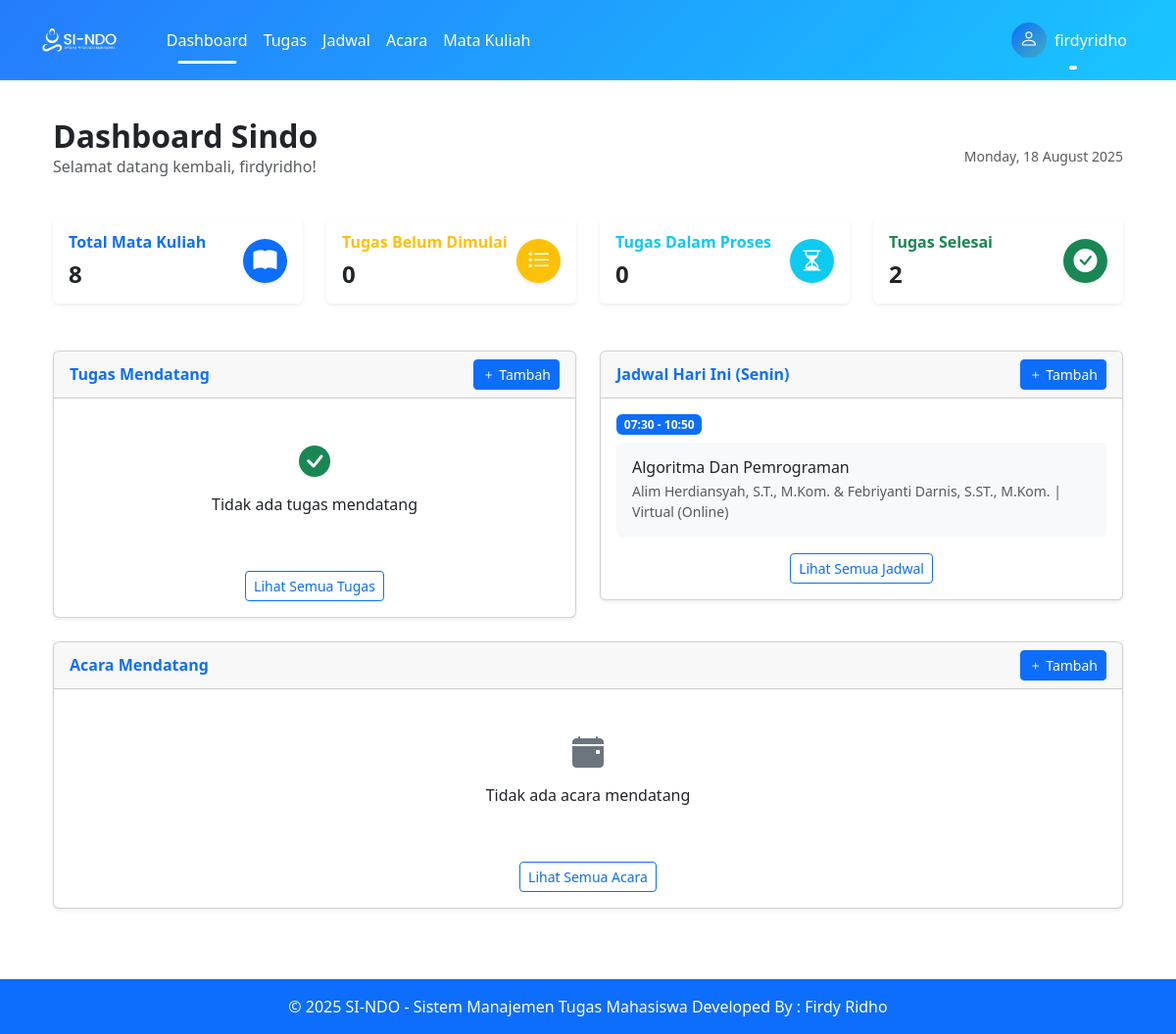
/pages/dashboard.php (signed in), run on the app's committed database.
### tables this page shows
CREATE TABLE `users` (
  `id` int(11) NOT NULL,
  `username` varchar(50) NOT NULL,
  `password` varchar(255) NOT NULL,
  `nama_lengkap` varchar(100) NOT NULL,
  `nim` varchar(20) DEFAULT NULL,
  `prodi` varchar(50) DEFAULT NULL,
  `fakultas` varchar(50) DEFAULT NULL,
  `semester` int(2) DEFAULT NULL,
  `email` varchar(100) NOT NULL,
  `created_at` timestamp NOT NULL DEFAULT current_timestamp()
);

CREATE TABLE `jadwal_kuliah` (
  `id` int(11) NOT NULL,
  `mk_id` int(11) NOT NULL,
  `hari` enum('Senin','Selasa','Rabu','Kamis','Jumat','Sabtu','Minggu') NOT NULL,
  `jam_mulai` time NOT NULL,
  `jam_selesai` time NOT NULL
);

CREATE TABLE `mata_kuliah` (
  `id` int(11) NOT NULL,
  `kode_mk` varchar(20) NOT NULL,
  `nama_mk` varchar(100) NOT NULL,
  `sks` int(11) NOT NULL,
  `dosen` varchar(100) NOT NULL,
  `ruangan` varchar(20) DEFAULT NULL,
  `user_id` int(11) NOT NULL
);

### includes/auth.php (called while the page is built, shortened)
<?php
function getUserData($pdo, $user_id) {
    $stmt = $pdo->prepare("SELECT * FROM users WHERE id = ?");
    $stmt->execute([$user_id]);
    return $stmt->fetch(PDO::FETCH_ASSOC);
}
?>

### pages/dashboard.php (the view, shortened to what this page needs)
<?php
require_once '../config/database.php';
require_once '../includes/auth.php';
$user = getUserData($pdo, $_SESSION['user_id']);
$stmt = $pdo->prepare("SELECT *, DATEDIFF(deadline, NOW()) as hari_remaining
                      FROM tugas
                      WHERE user_id = ? AND deadline > NOW()
                      ORDER BY deadline ASC
                      LIMIT 5");
$stmt->execute([$_SESSION['user_id']]);
$tugas = $stmt->fetchAll(PDO::FETCH_ASSOC);
$nama_hari = ['Minggu','Senin','Selasa','Rabu','Kamis','Jumat','Sabtu'][date('w')];
$stmt = $pdo->prepare("SELECT j.*, mk.nama_mk, mk.kode_mk, mk.ruangan, mk.dosen
                      FROM jadwal_kuliah j
                      JOIN mata_kuliah mk ON j.mk_id = mk.id
                      WHERE mk.user_id = ? AND j.hari = ?
                      ORDER BY j.jam_mulai ASC");
$stmt->execute([$_SESSION['user_id'], $nama_hari]);
$jadwal_hari_ini = $stmt->fetchAll(PDO::FETCH_ASSOC);
$stmt = $pdo->prepare("SELECT *, TIMESTAMPDIFF(HOUR, NOW(), tanggal_mulai) as jam_remaining
                      FROM acara
                      WHERE user_id = ? AND tanggal_mulai > NOW()
                      ORDER BY tanggal_mulai ASC
                      LIMIT 5");
$stmt->execute([$_SESSION['user_id']]);
$acara = $stmt->fetchAll(PDO::FETCH_ASSOC);
$tugas_belum = $pdo->prepare("SELECT COUNT(*) FROM tugas WHERE user_id = ? AND status = 'Belum Dimulai'");
$tugas_belum->execute([$_SESSION['user_id']]);
$tugas_belum = $tugas_belum->fetchColumn();
$tugas_proses = $pdo->prepare("SELECT COUNT(*) FROM tugas WHERE user_id = ? AND status = 'Dalam Pengerjaan'");
$tugas_proses->execute([$_SESSION['user_id']]);
$tugas_proses = $tugas_proses->fetchColumn();
$tugas_selesai = $pdo->prepare("SELECT COUNT(*) FROM tugas WHERE user_id = ? AND status = 'Selesai'");
$tugas_selesai->execute([$_SESSION['user_id']]);
$tugas_selesai = $tugas_selesai->fetchColumn();
$total_matkul = $pdo->prepare("SELECT COUNT(*) FROM mata_kuliah WHERE user_id = ?");
$total_matkul->execute([$_SESSION['user_id']]);
$total_matkul = $total_matkul->fetchColumn();
?>
<?php include '../includes/header.php'; ?>
<div class="container-fluid mt-4">
    <div class="d-flex justify-content-between align-items-center mb-4">
        <div>
            <h2 class="mb-0 fw-bold">Dashboard Sindo</h2>
            <p class="text-muted">Selamat datang kembali, <?= htmlspecialchars($user['nama_lengkap']) ?>!</p>
        </div>
        <div class="text-end">
            <small class="text-muted"><?= date('l, d F Y') ?></small>
        </div>
    </div>
    <div class="row mb-4">
        <?php
        $stats = [
            ['title' => 'Total Mata Kuliah', 'count' => $total_matkul, 'icon' => 'bi-book-fill', 'color' => 'primary'],
            ['title' => 'Tugas Belum Dimulai', 'count' => $tugas_belum, 'icon' => 'bi-list-task', 'color' => 'warning'],
            ['title' => 'Tugas Dalam Proses', 'count' => $tugas_proses, 'icon' => 'bi-hourglass-split', 'color' => 'info'],
            ['title' => 'Tugas Selesai', 'count' => $tugas_selesai, 'icon' => 'bi-check-circle-fill', 'color' => 'success'],
        ];
        foreach ($stats as $stat): ?>
            <div class="col-xl-3 col-md-6 mb-4">
                <div class="card border-0 shadow-sm card-hover h-100">
                    <div class="card-body d-flex justify-content-between align-items-center">
                        <div>
                            <h6 class="text-<?= $stat['color'] ?> fw-semibold"><?= $stat['title'] ?></h6>
                            <h4 class="fw-bold mb-0"><?= $stat['count'] ?></h4>
                        </div>
                        <div class="icon-circle bg-<?= $stat['color'] ?> text-white shadow-sm">
                            <i class="bi <?= $stat['icon'] ?> fs-4"></i>
                        </div>
                    </div>
                </div>
            </div>
        <?php endforeach; ?>
    </div>
    <div class="row">
        <div class="col-lg-6 mb-4">
            <div class="card shadow-sm">
                <div class="card-header d-flex justify-content-between align-items-center">
                    <h6 class="mb-0 fw-bold text-primary">Tugas Mendatang</h6>
                    <a href="../pages/tugas/tambah.php" class="btn btn-sm btn-primary">
                        <i class="bi bi-plus"></i> Tambah
                    </a>
                </div>
                <div class="card-body">
                    <?php if (count($tugas) > 0): ?>
                        <div class="list-group">
                            <?php foreach ($tugas as $t): ?>
                                <a href="../pages/tugas/edit.php?id=<?= $t['id'] ?>" class="list-group-item list-group-item-action">
                                    <div class="d-flex justify-content-between">
                                        <h6 class="mb-1"><?= htmlspecialchars($t['judul']) ?></h6>
                                        <span class="badge bg-<?= $t['prioritas'] == 'Tinggi' ? 'danger' : ($t['prioritas'] == 'Sedang' ? 'warning' : 'secondary') ?>">
                                            <?= $t['prioritas'] ?>
                                        </span>
                                    </div>
                                    <p class="mb-1 text-muted small">
                                        <?= $t['hari_remaining'] > 0 ? "Deadline dalam {$t['hari_remaining']} hari" : "Deadline hari ini" ?>
                                    </p>
                                    <?php if ($t['hari_remaining'] <= 2): ?>
                                        <small class="text-<?= $t['hari_remaining'] <= 0 ? 'danger' : 'warning' ?>">
                                            <i class="bi bi-exclamation-triangle-fill"></i> Deadline Mendekati
                                        </small>
                                    <?php endif; ?>
                                </a>
                            <?php endforeach; ?>
                        </div>
                    <?php else: ?>
                        <div class="text-center py-4">
                            <i class="bi bi-check-circle-fill text-success fs-2"></i>
                            <p class="mt-2">Tidak ada tugas mendatang</p>
                        </div>
                    <?php endif; ?>
                    <div class="text-center mt-3">
                        <a href="../pages/tugas/index.php" class="btn btn-sm btn-outline-primary">Lihat Semua Tugas</a>
                    </div>
                </div>
            </div>
        </div>
        <div class="col-lg-6 mb-4">
            <div class="card shadow-sm">
                <div class="card-header d-flex justify-content-between align-items-center">
                    <h6 class="mb-0 fw-bold text-primary">Jadwal Hari Ini (<?= $nama_hari ?>)</h6>
                    <a href="../pages/mata_kuliah/tambah.php" class="btn btn-sm btn-primary">
                        <i class="bi bi-plus"></i> Tambah
                    </a>
                </div>
                <div class="card-body">
                    <?php if (count($jadwal_hari_ini) > 0): ?>
                        <div class="timeline">
                            <?php foreach ($jadwal_hari_ini as $j): ?>
                                <div class="timeline-item mb-3">
                                    <div class="d-flex justify-content-between">
                                        <small class="badge bg-primary"><?= date('H:i', strtotime($j['jam_mulai'])) ?> - <?= date('H:i', strtotime($j['jam_selesai'])) ?></small>
                                    </div>
                                    <div class="timeline-content mt-2 p-3 bg-light rounded">
                                        <h6 class="mb-1"><?= htmlspecialchars($j['nama_mk']) ?></h6>
                                        <p class="text-muted mb-0 small"><?= htmlspecialchars($j['dosen']) ?> | <?= htmlspecialchars($j['ruangan']) ?></p>
                                    </div>
                                </div>
                            <?php endforeach; ?>
                        </div>
                    <?php endif; ?>
                    <div class="text-center mt-3">
                        <a href="../pages/jadwal/index.php" class="btn btn-sm btn-outline-primary">Lihat Semua Jadwal</a>
                    </div>
                </div>
            </div>
        </div>
    </div>
    <div class="row">
        <div class="col-12">
            <div class="card shadow-sm mb-4">
                <div class="card-header d-flex justify-content-between align-items-center">
                    <h6 class="mb-0 fw-bold text-primary">Acara Mendatang</h6>
                    <a href="../pages/acara/tambah.php" class="btn btn-sm btn-primary">
                        <i class="bi bi-plus"></i> Tambah
                    </a>
                </div>
                <div class="card-body">
                    <?php if (count($acara) > 0): ?>
                        <div class="row">
                            <?php foreach ($acara as $a): ?>
                                <div class="col-md-6 col-lg-4 mb-4">
                                    <div class="card h-100 border-start border-4 border-<?= $a['jam_remaining'] < 24 ? 'danger' : 'info' ?> shadow-sm card-hover">
                                        <div class="card-body">
                                            <h5 class="card-title"><?= htmlspecialchars($a['judul']) ?></h5>
                                            <h6 class="card-subtitle text-muted mb-2">
                                                <?= date('d M Y H:i', strtotime($a['tanggal_mulai'])) ?>
                                                <?php if ($a['tanggal_selesai']): ?> - <?= date('H:i', strtotime($a['tanggal_selesai'])) ?><?php endif; ?>
                                            </h6>
                                            <?php if ($a['deskripsi']): ?>
                                                <p class="small"><?= htmlspecialchars(substr($a['deskripsi'], 0, 100)) ?>...</p>
                                            <?php endif; ?>
                                            <?php if ($a['lokasi']): ?>
                                                <p class="small text-muted"><i class="bi bi-geo-alt-fill"></i> <?= htmlspecialchars($a['lokasi']) ?></p>
                                            <?php endif; ?>
                                            <div class="d-flex justify-content-between align-items-center mt-3">
                                                <span class="badge bg-<?= $a['jam_remaining'] < 24 ? 'danger' : ($a['jam_remaining'] < 72 ? 'warning' : 'success') ?>">
                                                    <?= $a['jam_remaining'] < 24 ? 'Segera' : ($a['jam_remaining'] < 72 ? 'Mendatang' : 'Akan Datang') ?>
                                                </span>
                                                <a href="../pages/acara/edit.php?id=<?= $a['id'] ?>" class="btn btn-sm btn-outline-secondary">
                                                    <i class="bi bi-pencil"></i>
                                                </a>
                                            </div>
                                        </div>
                                    </div>
                                </div>
                            <?php endforeach; ?>
                        </div>
                    <?php else: ?>
                        <div class="text-center py-4">
                            <i class="bi bi-calendar-event-fill text-secondary fs-2"></i>
                            <p class="mt-2">Tidak ada acara mendatang</p>
                        </div>
                    <?php endif; ?>
                    <div class="text-center mt-3">
                        <a href="../pages/acara/index.php" class="btn btn-sm btn-outline-primary">Lihat Semua Acara</a>
                    </div>
                </div>
            </div>
        </div>
    </div>
</div>
<?php include '../includes/footer.php'; ?>

### pages/dashboard.php (style rules this page uses)
.icon-circle { display: flex; align-items: center; justify-content: center; width: 45px; height: 45px; border-radius: 50%; }
.timeline { position: relative; }

### data on the page
users: nama_lengkap "firdyridho"
jadwal_kuliah: jam_mulai "07:30", jam_selesai "10:50", mk.nama_mk "Algoritma Dan Pemrograman", mk.dosen "Alim Herdiansyah, S.T., M.Kom. & Febriyanti Darnis, S.ST., M.Kom.", mk.ruangan "Virtual (Online)"

### other printed values
$_SESSION['username'] "firdyridho"
$stat['title'] "Total Mata Kuliah"
$stat['count'] "8"
$stat['title'] "Tugas Belum Dimulai"
$stat['count'] "0"
$stat['title'] "Tugas Dalam Proses"
$stat['title'] "Tugas Selesai"
$stat['count'] "2"
$nama_hari "Senin"
